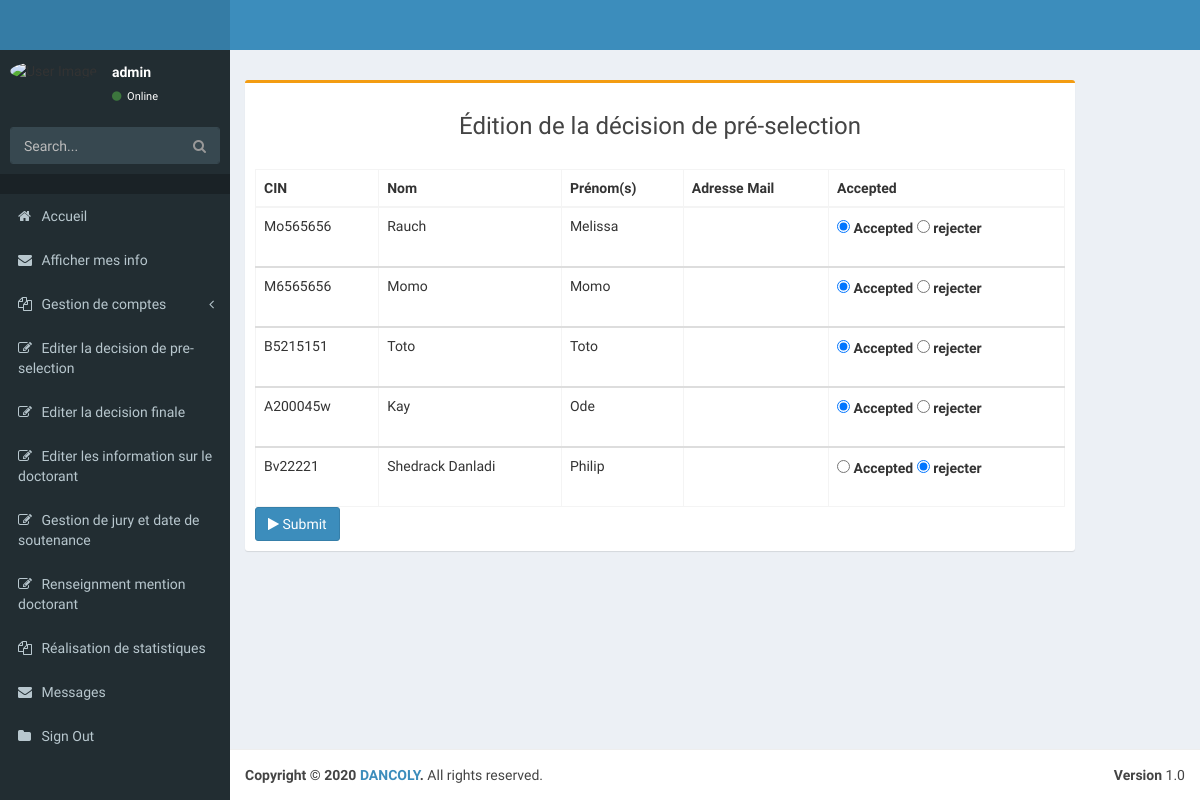
Page /selectCand/ (signed in) on the committed database.
### pages/models.py (models this page shows, shortened)
class Candidat(models.Model):
    individu = models.OneToOneField(Individu, on_delete = models.CASCADE)
    fonction = models.CharField(max_length = 60, default="")
    entreprise = models.CharField(max_length = 60)
    diplome = models.ManyToManyField(Diplome)
    preselection = models.BooleanField(default = False)
    selection = models.BooleanField(default = False)

class Individu(models.Model):
    user = models.OneToOneField(User, on_delete = models.CASCADE)
    cin = models.CharField(max_length = 8, unique = True, default = "")
    nom = models.CharField(max_length = 50, default="")
    prenoms = models.CharField(max_length = 50, default="")
    photo = models.ImageField(default = "default.jpg", upload_to = 'individu_pics')
    tel = models.CharField(max_length = 15, default="")
    addr = models.CharField(max_length = 60, default="")
    ville_residence = models.CharField(max_length = 250, default="")
    pays = models.CharField(max_length = 30, default = "Maroc")
    genre = models.CharField(max_length = 15, default = "Masculin")
    etat_civil = models.CharField(max_length = 15, default = "Célibataire")
    date_nais = models.DateField()
    status_choices = (
        ('professeur', 'professeur'),
        ('candidat', 'candidat'),
        ('doctorant', 'doctorant'),
    )
    my_status = models.CharField(max_length = 15, choices = status_choices, default = "candidat")
    desactiver = models.BooleanField(default = False)

### pages/views.py (the view)
# urls.py: re_path(r'selectCand/$', views.selectCandidatView,name="selectCand"),
@login_required()
@user_passes_test(lambda u: u.is_superuser)
def selectCandidatView(request):
    if request.method == 'POST':
        list_ind= Candidat.objects.all()
        for candidat in list_ind:
            key = 'inpt_'+candidat.individu.cin
            var_inpt =  request.POST[key]
            if  var_inpt =='accepted':
                candidat.preselection = True
            else :
                candidat.preselection = False
            candidat.save()
        return redirect('pages:selectCand')
    else:
        list_individus= Candidat.objects.all(); #remember to check how to paginate
        return render(request, 'pages/selectCand.html', { 'list_individus': list_individus })

### pages/templates/pages/selectCand.html (shortened to what this page needs)
{% extends "pages/base.html" %}
{% block content %}
  <form class="" action="" method="post">
    <div class="box box-warning" >
      <div class="box-header box-with-boder ">
          <h3 class="heading" align = "center">Édition de la décision de pré-selection</h3>
      </div>
        <div class="box-body">
                <table class="table table-bordered">
                  <thead>
                    <tr>
                      <th>CIN</th>
                      <th>Nom</th>
                      <th>Prénom(s)</th>
                      <th>Adresse Mail</th>
                      <th>Accepted</th>
                    </tr>
                  </thead>
                  {% for candidat in list_individus %}
                  <tbody>
                    <tr>
                      <td>{{ candidat.individu.cin }}</td>
                      <td>{{ candidat.individu.nom }}</td>
                      <td>{{candidat.individu.prenoms }}</td>
                      <td>{{ candidat.individu.email }}</td>
                      <td>
                      <div class="form-group">
                        <label>
                          <input type="radio" class="flat-red" name="inpt_{{candidat.individu.cin}}"  value="accepted"    {% if candidat.preselection == True %}  checked = "checked" {% endif %}  />
                           Accepted
                        </label>
                        <label>
                          <input type="radio" class="flat-red" name="inpt_{{candidat.individu.cin}}"  value="rejecter"  {% if candidat.preselection == False %}  checked = "checked" {% endif %}/>
                              rejecter
                        </label>
                      </div>
                      </td>
                    </tr>
                  </tbody>
                  {% endfor %}
                </table>
                <button type="submit" class="btn btn-primary" >  <span class="fa fa-play"> </span>  Submit</button>
        </div>
      </div>
  </form>
{% endblock %}

### pages/templates/pages/base.html (shortened to what this page needs)
{%  load static %}
<!DOCTYPE html>
<html>
  <head>
    <link href="{% static 'pages/css/bootstrap.min.css'%}" rel="stylesheet" type="text/css" />
    <link href="https://maxcdn.bootstrapcdn.com/font-awesome/4.3.0/css/font-awesome.min.css" rel="stylesheet" type="text/css" />
    <link href="http://code.ionicframework.com/ionicons/2.0.0/css/ionicons.min.css" rel="stylesheet" type="text/css" />
    <link href="{% static 'pages/css2/AdminLTE.min.css'%}" rel="stylesheet" type="text/css" />
    <link href="{% static 'pages/css2/skins/_all-skins.min.css'%}" rel="stylesheet" type="text/css" />
    <link href="{% static 'pages/plugins/iCheck/flat/blue.css'%}" rel="stylesheet" type="text/css" />
    <link href="{% static 'pages/plugins/morris/morris.css'%}" rel="stylesheet" type="text/css" />
    <link href="{% static 'pages/plugins/jvectormap/jquery-jvectormap-1.2.2.css'%}" rel="stylesheet" type="text/css" />
    <link href="{% static 'pages/plugins/datepicker/datepicker3.css'%}" rel="stylesheet" type="text/css" />
    <link href="{% static 'pages/plugins/daterangepicker/daterangepicker-bs3.css'%}" rel="stylesheet" type="text/css" />
    <link href="{% static 'pages/plugins/bootstrap-wysihtml5/bootstrap3-wysihtml5.min.css'%}" rel="stylesheet" type="text/css" />
  </head>
  <body class="skin-blue">
    <div class="wrapper">
      <header class="main-header">
        <a href="index2.html" class="logo"><b></b></a>
        <nav class="navbar navbar-static-top" role="navigation">
        </nav>
      </header>
      <aside class="main-sidebar">
        <section class="sidebar">
          <div class="user-panel">
            <div class="pull-left image">
              <img src="{{request.user.individu.photo.url}}" class="img-circle" alt="User Image" />
            </div>
            <div class="pull-left info">
              <p>{{request.user.username}}</p>
              <a href="#"><i class="fa fa-circle text-success"></i> Online</a>
            </div>
          </div>
          <form action="#" method="get" class="sidebar-form">
            <div class="input-group">
              <input type="text" name="q" class="form-control" placeholder="Search..."/>
              <span class="input-group-btn">
                <button type='submit' name='search' id='search-btn' class="btn btn-flat"><i class="fa fa-search"></i></button>
              </span>
            </div>
          </form>
          <ul class="sidebar-menu">
            <li class="header"></li>
            <li class="treeview">
              <a href="{% url 'pages:home' %}">
                <i class="fa fa-home"></i>
                <span>Accueil</span>
              </a>
            </li>
            <li class="treeview">
              <a href="#">
                <i class="fa fa-envelope"></i>
                <span>Afficher mes info</span>
              </a>
            </li>
            <li class="treeview">
              {% if user.is_superuser %}
              <a href="#">
                <i class="fa fa-files-o"></i>
                <span>Gestion de comptes</span>
                <i class="fa fa-angle-left pull-right"></i>
              </a>
              {% endif %}
            </li>
            <li class="treeview">
                  {% if user.is_superuser %}
                  <a href="{% url 'pages:selectCand' %}">
                    <i class="fa fa-edit"></i> <span>Editer la decision de pre-selection</span>
                  </a>
                  {% endif %}
                </li>
                <li class="treeview">
                  {% if user.is_superuser %}
                  <a href="{% url 'pages:selectFinal' %}">
                    <i class="fa fa-edit"></i> <span>Editer la decision finale</span>
                  </a>
                  {% elif user.individu.my_status == 'professeur' %}
                  <a href="{% url 'pages:mesInfo' %}">
                    <i class="fa fa-edit"></i> <span>La liste de mes Doctorants</span>
                  </a>
                  {% endif %}
                </li>
                {% if user.is_superuser %}
                <li class="treeview">
                  <a href="{% url 'pages:addInfoDoc' %}">
                    <i class="fa fa-edit"></i> <span>Editer les information sur le doctorant</span>
                  </a>
                </li>
                  <li class="treeview">
                  <a href="{% url 'pages:soutDate' %}">
                    <i class="fa fa-edit"></i> <span>Gestion de jury et date de soutenance</span>
                  </a>
                </li>
                <li class="treeview">
                  <a href="{% url 'pages:mentionDoc' %}">
                    <i class="fa fa-edit"></i> <span>Renseignment mention doctorant</span>
                  </a>
                </li>
                <li class = "treeview">
                <a href="#">
                  <i class="fa fa-files-o"></i>
                  <span>Réalisation de statistiques</span>
                </a>
              </li>
                {% endif %}
                <li>
                  <a href="{% url 'pages:mesMsg' %}">
                    <i class="fa fa-envelope"></i> <span>Messages</span>
                  </a>
                </li>
                <li class="treeview">
                  <a href="{% url 'pages:logout' %}">
                    <i class="fa fa-folder"></i> <span>Sign Out</span>
                  </a>
                </li>
              </ul>
        </section>
      </aside>
      <div class="content-wrapper">
        <section class="content-header">
        </section>
        <section class="content">
            {% block content %}
            {% endblock content %}
        </section>
      </div>
      <footer class="main-footer">
        <div class="pull-right hidden-xs">
          <b>Version</b> 1.0
        </div>
        <strong>Copyright &copy; 2020 <a href="http://almsaeedstudio.com">DANCOLY</a>.</strong> All rights reserved.
      </footer>
    </div>
  </body>
</html>

### pages/templates/pages/base.html (style rules this page uses)
.content { float: right; width: 90%; height: 80%; overflow: hidden; position: absolute; overflow-y: scroll; overflow-x: hidden; }
@media screen and (min-width: 900px) { .content { width: calc(100% - 340px); } }

### rows in the picture
Candidat: individu.cin "Mo565656", individu.nom "Rauch", individu.prenoms "Melissa", preselection "☑ Accepted", preselection "☐ rejecter"
Candidat: individu.cin "M6565656", individu.nom "Momo", individu.prenoms "Momo", preselection "☑ Accepted", preselection "☐ rejecter"
Candidat: individu.cin "B5215151", individu.nom "Toto", individu.prenoms "Toto", preselection "☑ Accepted", preselection "☐ rejecter"
Candidat: individu.cin "A200045w", individu.nom "Kay", individu.prenoms "Ode", preselection "☑ Accepted", preselection "☐ rejecter"
Candidat: individu.cin "Bv22221", individu.nom "Shedrack Danladi", individu.prenoms "Philip", preselection "☐ Accepted", preselection "☑ rejecter"

### other values in the picture
{{ request.user.username }} "admin"
